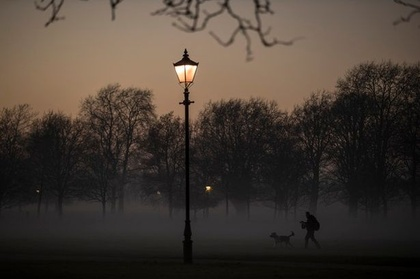
%> input picture FourierTransform/scene2.jpg, 420 x 279 px, shrunk from 615 x 409 before the run
$ octave homo.m   (GNU Octave 9; MATLAB toolbox functions it lacks are replaced by stand-ins)
%> lines starting %> are read from the running program, lines starting %| are printed output that depends on the picture
% MATLAB code that performs Homomorphic filtering, Using Gaussian
% High Pass Filter for performing filtering.
% Date of Execution 13-july-2009.
%%%%%%%%%%%%%%%%%%%%%%%%%%%%%
clc
close all
clear all
tic
d=10;
p=imread('scene2.jpg');  %Read an image
%> p is the input picture: size 279x420x3 uint8; mean R, G, B 69.2, 59.4, 51.2
r=rgb2gray(p);
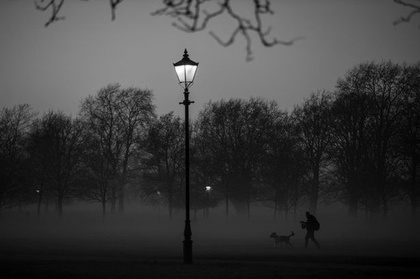
%> r: size 279x420 uint8; min 0, max 254, mean 61.5
im=double(r);
subplot(121),imshow(im./255);
%figure(1),imshow(im./255)
[r c]=size(im);
%> r = 279; c = 420
%%%%%%%%%%Gaussian high pass filter %%%%%%%%%%%%%%
A=zeros(r,c);
for i=1:r
    for j=1:c
        A(i,j)=(((i-r/2).^2+(j-c/2).^2)).^(.5);
        B(i,j)=A(i,j)*A(i,j);
        H(i,j)=(1-exp(-((B(i,j)).^2/d.^2)));
    end
end
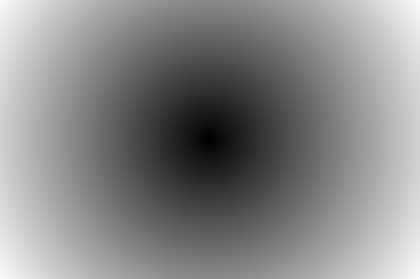
%> A: size 279x420 double; min 0.5, max 252.1, mean 135.4
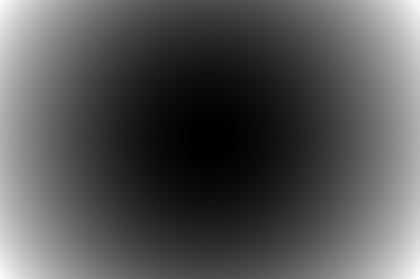
%> B: size 279x420 double; min 0.25, max 63560.2, mean 21187.1; drawn with min black and max white
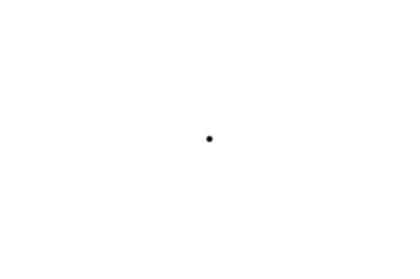
%> H: size 279x420 double; min 0.000625, max 1, mean 1
%%%%%%%%%%%%%Using it for my application as homomorphic filtering is
%%%%%%%%%%%%%application specific, taking the value of rL and rH
%%%%%%%%%%%%%values accordingly.
rL=.0999;
rH=1.01;
H=((rH-rL).*H)+rL;
%%%%%log of image
im_l=log2(im);
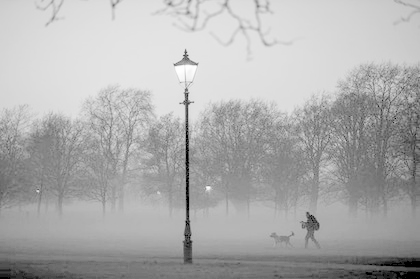
%> im_l: size 279x420 double; 0.08% of the values are NaN or infinite; the others: min 0, max 7.99, mean 5.45; drawn with min black, max white, NaN and infinite black
%%%%%DFT of logged image
im_f=fft2(im_l);
%%%%%Filter Applying DFT image
im_nf=H.*im_f;
%%%%Inverse DFT of filtered image
im_n=abs(ifft2(im_nf));
%> im_n: size 279x420 double; every value is NaN or infinite
%%%%%Inverse log
im_e=exp(im_n);
% subplot(1,2,2);
subplot(122),imshow((im_e),[])
%> (this line was passed over: imshow is not available in this run)
%figure(2),imshow((im_e),[])
toc
%figure(3), imshow(H)

$ run again, with FourierTransform/Gaussianfilter.jpg copied over FourierTransform/scene2.jpg
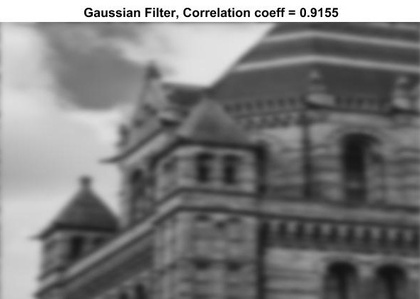
%> input picture FourierTransform/Gaussianfilter.jpg, 420 x 299 px, shrunk from 593 x 422 before the run
%> p is the input picture: size 299x420x3 uint8; min 0, max 255, mean 123.6
%> `im_l=log2(im);`:
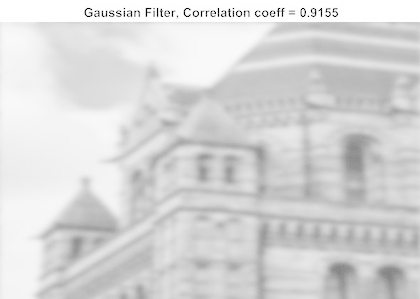
%> im_l: size 299x420 double; 0.11% of the values are NaN or infinite; the others: min 0, max 7.99, mean 6.77; drawn with min black, max white, NaN and infinite black
%> im_n: size 299x420 double; every value is NaN or infinite

$ run again, with FourierTransform/art3.jpg copied over FourierTransform/scene2.jpg
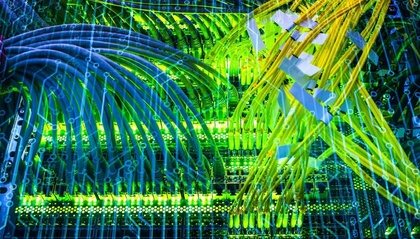
%> input picture FourierTransform/art3.jpg, 420 x 239 px, shrunk from 900 x 512 before the run
%> p is the input picture: size 239x420x3 uint8; mean R, G, B 58, 124.8, 74.2
%> `im_l=log2(im);`:
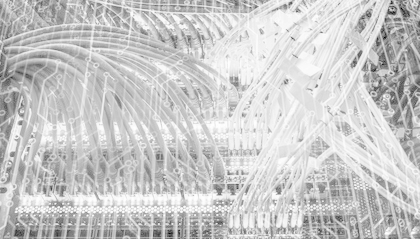
%> im_l: size 239x420 double; min 0, max 7.97, mean 6.32; drawn with min black and max white
%> `im_e=exp(im_n);`:
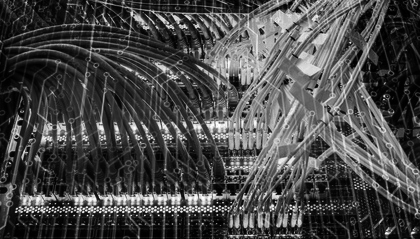
%> im_e: size 239x420 double; min 1, max 3121.2, mean 900.9; drawn with min black and max white
